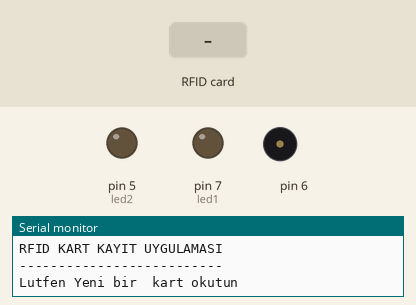
Bench run of a sketch on a simulated Arduino Uno, built with avr-gcc and run on an emulated ATmega328P. On the bench: output pins drawn as LEDs (lit = HIGH), buzzer (waves = sounding), the last lines printed to the serial monitor. The test bench sets the inputs (shaded band). EEPROM starts erased; pins used as bus, display or sensor lines are not drawn.

Above: at 1.2 s.
1.3 s: RFID card 5E 7A 19 C4 held to the reader
At 1.56 s:
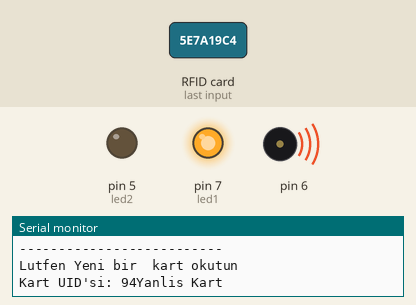
Timing chart, 0 to 5.2 s (numbered marks = the images above; inputs shaded):
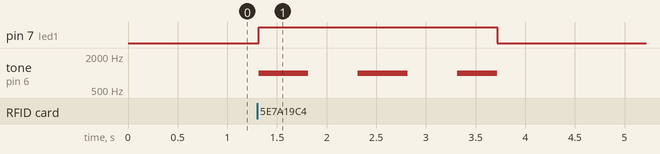

Measured:
- after the input at 1.3 s, pin 7 (led1): LOW → HIGH at once, → LOW 2.4 s later; tone on pin 6: alternates 1000 Hz for 0.50 s and silent for 0.50 s, 6 changes in all, then stays silent, starting at once

The sketch:

kapi_uygulamasi.ino
```cpp
#include <SPI.h>
#include <MFRC522.h>
#include <EEPROM.h>

#define RST_PIN 9
#define SS_PIN 10

byte readCard[4];
int successRead;
int okunanVeri;

#define led1 7
#define led2 5
MFRC522 mfrc522(SS_PIN, RST_PIN);

MFRC522::MIFARE_Key key;

 int liste[] = {9,7,7,1,3,9,1,6,4}; // sizin kartınızın id sini buraya yazınız .
void setup()
{
  pinMode(led1,OUTPUT);
  pinMode(led2,OUTPUT);
  Serial.begin(9600);
  SPI.begin();
  mfrc522.PCD_Init();
  Serial.println("RFID KART KAYIT UYGULAMASI");
  Serial.println("--------------------------");
  Serial.println("Lutfen Yeni bir  kart okutun");
  Serial.println();


}

void loop()
{

  do {
    //okuma başarılı olana kadar getID fonksiyonunu çağır
    successRead = getID();
  }
  while (!successRead);


}

int getID() {
  //yeni bir kart okunmadıysa 0 döndür
  if ( ! mfrc522.PICC_IsNewCardPresent()) {
    return 0;

  }
  if ( ! mfrc522.PICC_ReadCardSerial()) {
    return 0;

  }

  for ( int i = 0; i < mfrc522.uid.size; i++ ) // mfrc522.uid.size kartın sahip olduğu numaranın uzunlugu
  {
    //kartın UID'sini EEPROM'a kaydet
    EEPROM.write(i, readCard[i] );

  }
  Serial.print("Kart UID'si: ");
  //kartın UID'sini byte byte oku ve seri monitöre yaz
  for (int i = 0; i < mfrc522.uid.size; i++) {  //
    readCard[i] = mfrc522.uid.uidByte[i];
    Serial.print(readCard[i]);
    for (int j = 0; i < mfrc522.uid.size;j++){
      if (i == j ){

        if(readCard[i] == liste[j]){
          mfrc522.PICC_HaltA();
          Serial.println("Kart bulundu");
          digitalWrite(led2,HIGH);
          tone(6, 444, 500);
          delay(400);
          noTone(6);
          digitalWrite(led2,LOW);
          return 1;

        }
        else{
          mfrc522.PICC_HaltA();
          Serial.println("Yanlis Kart");
          digitalWrite(led1,HIGH);
          tone(6, 1000, 500);
          delay(1000);
          tone(6, 1000, 500);
          delay(1000);
          tone(6, 1000, 500);


          delay(400);
          noTone(6);
          digitalWrite(led1,LOW);
          return 1;
        }


      }


    }


  }


  Serial.println("");
  //kart okumayı durdur ve 1 döndür (okuma başarılı)
  mfrc522.PICC_HaltA();

  digitalWrite(led1,HIGH);
  tone(6, 494, 500);
  delay(400);
  noTone(6);
  digitalWrite(led1,LOW);


  digitalWrite(led2,HIGH);
  tone(6, 494, 500);
  delay(400);
  noTone(6);
  digitalWrite(led2,LOW);


  return 1;
}
```
